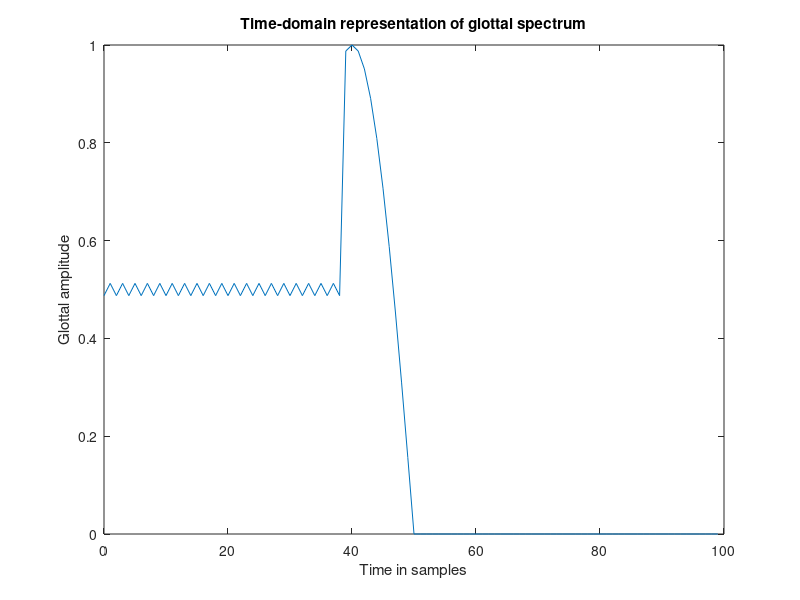

Write MATLAB code to recreate this figure.
%modelling the glottal spectrum
N1=40;
N2=10;

n= 0:1:99; %100 samples
y=0.5*(1-cos(pi*n(:,1:N1))/N1);
y(:,N1:N1+N2)=cos(pi*(n(:,N1:N1+N2)-N1)/(2*N2));
y(N1+N2+1:100)=0;

figure;
plot(n,y);
xlabel("Time in samples");
ylabel("Glottal amplitude");
title("Time-domain representation of glottal spectrum");